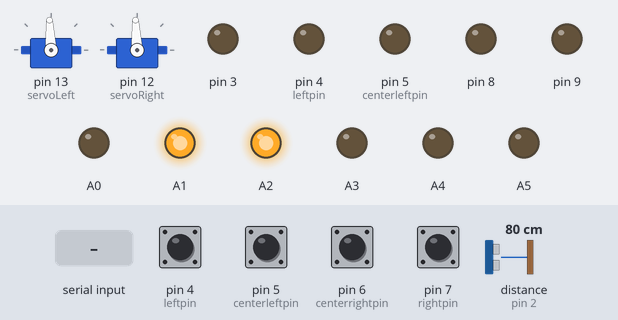
The sketch below on a simulated Arduino Uno, built with avr-gcc and run on an emulated ATmega328P. On the bench: 2 × servo, output pins drawn as LEDs (lit = HIGH). Wiring (inferred from the names in the program): ultrasonic range finder: trigger pin 2; echo pin 2. The inputs (shaded band) are chosen by the test bench; at power-on: pin 4 (leftpin), pin 5 (centerleftpin), pin 6 (centerrightpin), pin 7 (rightpin) LOW, distance to the obstacle (sensor on pin 2) 80 cm. The echo pulse lasts 58.3 µs per cm.

Above: at 1.3 s.
1.4 s: "6" received over the second serial link
At 1.55 s:
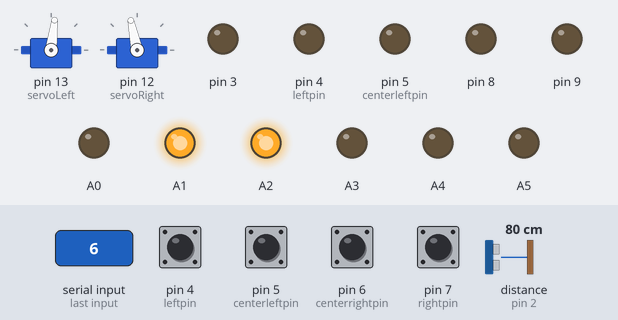
4.4 s: pin 4 (leftpin) pulled HIGH for 0.15 s
At 6.5 s:
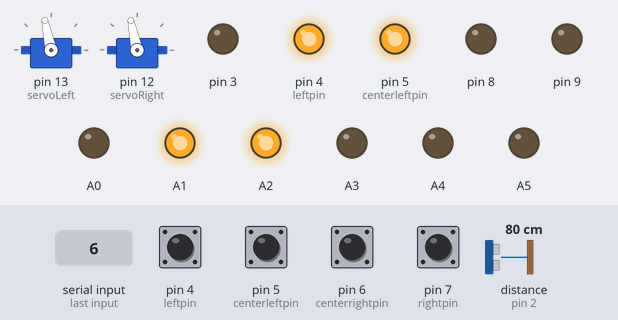
7.5 s: pin 5 (centerleftpin) pulled HIGH for 0.15 s
9.3 s: pin 6 (centerrightpin) pulled HIGH for 1 s
Timing chart, 0 to 13.1 s (numbered marks = the images above; inputs shaded):
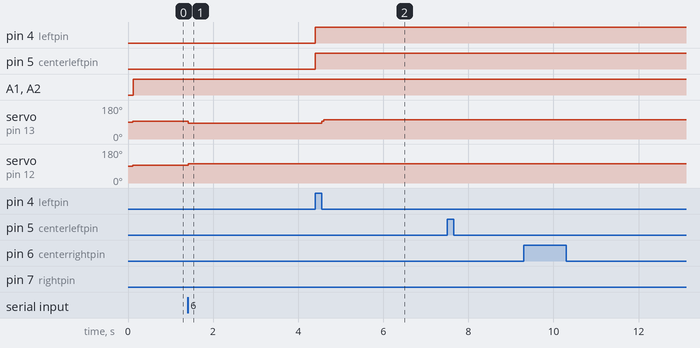

Measured:
- after the input at 1.4 s, pin 5 (centerleftpin): LOW → HIGH after 3.0 s; servo on pin 13 (servoLeft): 93° → 83° at once; servo on pin 12 (servoRight): 93° → 102° at once
- after the input at 4.4 s, pin 4 (leftpin): LOW → HIGH after 0.00 s instead of 1.3 s; servo on pin 13 (servoLeft): 83° → 102° after 0.15 s

The sketch:

arduino.ino
```cpp
#include <Servo.h>
#include <math.h>
#include <SoftwareSerial.h>
#define Rx 10 // DOUT to pin 10
#define Tx 11 // DIN to pin 11
SoftwareSerial Xbee (Rx, Tx); //setting up Xbee
const int pingPin = 2; //pin for ultrasonic sensor
boolean on=false; //determines if ultrasonic sensor is on
// Define the left and right servos
Servo servoLeft;
Servo servoRight;
const int threshold = 27; // used for defining black v white
//pins designating the QTI sensors
int leftpin = 4;
int centerleftpin = 5;
int centerrightpin = 6;
int rightpin = 7;
int oL = 4;
int iL = 5;
int iR = 6;
int oR = 7;
boolean on_first = false; //true if on the first block
boolean past_first = false; //true if past the first block
//time first seen, time second seen, time it takes to travel down the line
unsigned long time_tot=0;
unsigned long time_first=0;
unsigned long time_second=0;
boolean stop1 = false; //triggers loop to stop and display number
double spaces; //spaces seen between blocks
int number; //integer form of spaces between blocks
int tic; //number of tic marks needed to pass
int otherpeople = -1; //increments as receives signals from others to determine when to start moving
boolean startmove=false; //enters loop to move through white space
boolean firstmove = true; //triggers if statement that records time right when bot starts moving
unsigned long wait_for_people = 0; //time recorded when bot starts moving
boolean ticmove=false; //enters loop to start moving to tick marks
unsigned long firsttimecount=0; //when pass a legitimate tick mark, record time
unsigned long sectimecount=0; //when see all black, record to see if actually a tick mark
int count=0; //counts number of tic marks past
boolean trapatend=false; //literally trap at end


void setup()
{
  Xbee.begin(9600);
  servoLeft.attach(13);  // Attach (programmatically connect) servos to pins on Arduino
  servoRight.attach(12);
  on=true; //turning ultrasonic sensor on
  //initializing seven segment display pins
  pinMode(A0, OUTPUT);
  pinMode(A1, OUTPUT);
  pinMode(A2, OUTPUT);
  pinMode(A3, OUTPUT);
  pinMode(A4, OUTPUT);
  pinMode(A5, OUTPUT);
  pinMode(3, OUTPUT);
   pinMode(9, OUTPUT);
   pinMode(8, OUTPUT);
   delay(100); //bot pauses for 5 seconds before moving
}

void loop()
{
  //loop to display number and receive signals to decide when to move
  while (stop1){
    if(time_tot==0){ //calculate and display spaces
      time_tot=millis();
      spaces = calcSpaces((time_tot-100), time_first, time_second);
      if(spaces<1.5){
        digitalWrite(A1,HIGH);
        digitalWrite(A2,HIGH);
        number=1;
        tic=5;}
      if(spaces>=1.5&&spaces<2.5){
        digitalWrite(A0,HIGH);
        digitalWrite(A1,HIGH);
        digitalWrite(A3,HIGH);
        digitalWrite(A4,HIGH);
        digitalWrite(3,HIGH);
        number=2;
        tic=4;
        }
      if(spaces>=2.5&&spaces<3.5){
        digitalWrite(A0,HIGH);
        digitalWrite(A1,HIGH);
        digitalWrite(A2,HIGH);
        digitalWrite(A3,HIGH);
        digitalWrite(3,HIGH);
        number=3;
        tic=3;}
      if(spaces>=3.5){
        digitalWrite(A1,HIGH);
        digitalWrite(A2,HIGH);
        digitalWrite(A5,HIGH);
        digitalWrite(3,HIGH);
        number=4;
        tic=2;
        }
    }
     if(Xbee.available()) { // Is data available from XBee?
      char incoming = Xbee.read(); // Read character
      if (incoming=='6'){
        otherpeople++;
        if (otherpeople==(number-1)){
          stop1=false;
          startmove=true;
        }
      }
    }
  }

  //loop to move through white space to black line
  while(startmove){
    if (firstmove){
      wait_for_people = millis(); //time recorded when bot starts to move
      firstmove=false;
    }
     unsigned long see_all_white = millis(); //record time when see all white
    //if see all white, move forward
    if (RCtime(centerleftpin) < threshold && RCtime(leftpin) < threshold && RCtime(centerrightpin)< threshold && RCtime(rightpin)<threshold) {
    servoLeft.writeMicroseconds(1400);
    servoRight.writeMicroseconds(1600);
    }
    else if (see_all_white>300){ //start turning when doesn't see all white
      servoLeft.writeMicroseconds(1500);
      servoRight.writeMicroseconds(1600);
      delay(10);
      if(!(RCtime(centerleftpin) > threshold && RCtime(leftpin) > threshold && RCtime(centerrightpin)> threshold && RCtime(rightpin)>threshold)){
      startmove=false;
      ticmove=true;
      Xbee.print('6'); // communicate number
      digitalWrite(8, LOW);
      }
    }
    else{ //if doesn't see all white but nowhere near black line, keep going straight
         servoLeft.writeMicroseconds(1400);
         servoRight.writeMicroseconds(1600);
    }
  }

  //loop to follow line and stop at tic mark
  while(ticmove){
    //right and center right black
  if (RCtime(centerleftpin) < threshold && RCtime(leftpin) < threshold && RCtime(centerrightpin)> threshold && RCtime(rightpin)>threshold) {
     servoLeft.writeMicroseconds(1600);
     servoRight.writeMicroseconds(1600);
     delay(10);
  }
  //right black
  else if (RCtime(centerleftpin) < threshold && RCtime(leftpin) < threshold && RCtime(centerrightpin)< threshold && RCtime(rightpin)>threshold) {
  servoLeft.writeMicroseconds(1600);
  servoRight.writeMicroseconds(1600);
  delay(10);
  }
  //left black
  else if (RCtime(centerleftpin) < threshold && RCtime(leftpin) > threshold && RCtime(centerrightpin)< threshold && RCtime(rightpin)<threshold) {
  servoLeft.writeMicroseconds(1400);
  servoRight.writeMicroseconds(1400);
  delay(10);
  }
  //left and center left black
  else if (RCtime(centerleftpin) > threshold && RCtime(leftpin) > threshold && RCtime(centerrightpin)< threshold && RCtime(rightpin)<threshold) {
  servoLeft.writeMicroseconds(1400);
  servoRight.writeMicroseconds(1400);
  delay(10);
  }
  //center two black
  else if (RCtime(centerleftpin) > threshold && RCtime(leftpin) < threshold && RCtime(centerrightpin)> threshold && RCtime(rightpin)<threshold) {
  servoLeft.writeMicroseconds(1400);                      // Stop sending servo signals
  servoRight.writeMicroseconds(1600);
  delay(10);
  }
  //center left and right
  else if (RCtime(centerleftpin) > threshold && RCtime(leftpin) < threshold && RCtime(centerrightpin)< threshold && RCtime(rightpin)>threshold) {
  servoLeft.writeMicroseconds(1400);                      // Stop sending servo signals
  servoRight.writeMicroseconds(1600);
  delay(10);
  }
  //center left center right and right
  else if (RCtime(centerleftpin) > threshold && RCtime(leftpin) < threshold && RCtime(centerrightpin)> threshold && RCtime(rightpin)>threshold) {
  servoLeft.writeMicroseconds(1400);                      // Stop sending servo signals
  servoRight.writeMicroseconds(1600);
  delay(10);
  }
  //all black
  else if (RCtime(centerleftpin) > threshold && RCtime(leftpin) > threshold && RCtime(centerrightpin)> threshold && RCtime(rightpin)>threshold) {
  sectimecount=millis();
  if(((sectimecount-wait_for_people)>2000)&&((sectimecount-firsttimecount)>1000)){
    count++;
  firsttimecount=millis();
  }
    if (count == tic){
    servoLeft.detach();
    servoRight.detach();
    ticmove=false;
    trapatend=true;
    break; // will  break out of ticmove, get trapped in last loop
  }
  servoLeft.writeMicroseconds(1400);                      // Stop sending servo signals
  servoRight.writeMicroseconds(1600);
  delay(10);
  }
  //left center left center right
  else if (RCtime(centerleftpin) > threshold && RCtime(leftpin) > threshold && RCtime(centerrightpin)> threshold && RCtime(rightpin)<threshold) {
  servoLeft.writeMicroseconds(1400);                      // Stop sending servo signals
  servoRight.writeMicroseconds(1600);
  delay(10);
  }
  //left center
  else if (RCtime(centerleftpin) > threshold && RCtime(leftpin) < threshold && RCtime(centerrightpin)< threshold && RCtime(rightpin)<threshold) {
  servoLeft.writeMicroseconds(1400);                      // Stop sending servo signals
  servoRight.writeMicroseconds(1400);
  delay(10);
  }
  //right center
  else if (RCtime(centerleftpin) < threshold && RCtime(leftpin) < threshold && RCtime(centerrightpin)> threshold && RCtime(rightpin)<threshold) {
  servoLeft.writeMicroseconds(1600);                      // Stop sending servo signals
  servoRight.writeMicroseconds(1600);
  delay(10);
  }
  //none
  else if (RCtime(centerleftpin) < threshold && RCtime(leftpin) < threshold && RCtime(centerrightpin)< threshold && RCtime(rightpin)<threshold) {
  servoLeft.writeMicroseconds(1600);                      // Stop sending servo signals
  servoRight.writeMicroseconds(1600);
  delay(10);
  }
  }

  //loop to trap at very end
  while(trapatend){
  }

  //normal line following
  if(!isBlack(oL) && !isBlack(iL) && !isBlack(iR) && !isBlack(oR)){
    stayStill();
    stop1=true;
  }
  //if WBBW go Straight
  if(!isBlack(oL) && isBlack(iL) && isBlack(iR) && !isBlack(oR)){
    goStraight();
  }
  //If the inner sensors get misaligned, make slight corrections
  //BW, adjust left
  if(isBlack(iL) && !isBlack(iR)){
    turnLeftP1();
  }
  //WB, adjust right
  if(!isBlack(iL) && isBlack(iR)){
    turnRightP1();
  }
  if(isBlack(oL) && isBlack(iL) && isBlack(iR) && !isBlack(oR)){
    turnLeftM();
  }
  if(!isBlack(oL) && !isBlack(iL) && !isBlack(iR) && isBlack(oR)){
    turnRightM();
  }

  //ultrasonic sensor code
  if(on){
  long duration, inches, cm;
  pinMode(pingPin, OUTPUT);
  digitalWrite(pingPin, LOW);
  delayMicroseconds(2);
  digitalWrite(pingPin, HIGH);
  delayMicroseconds(5);
  digitalWrite(pingPin, LOW);
  pinMode(pingPin, INPUT);
  duration = pulseIn(pingPin, HIGH);
  inches = microsecondsToInches(duration);
  if(inches<9 && inches>7){
    if(time_first==0){
      unsigned long temp = millis();
      if (temp>1000){
        time_first = millis();
        on_first = true;
        Serial.println(time_first);
        digitalWrite(8, HIGH);
      }
    }
    unsigned long temp = millis();
    unsigned long diff = temp-time_first;
    if(time_second==0 && past_first==true && diff>1500){
      time_second=millis();
      Serial.println(time_second);
      digitalWrite(8, HIGH);
    }
  }
  else{
    if(on_first==true){
      on_first=false;
      past_first = true;
      digitalWrite(8, LOW);
    }
  }
}
}

//BELOW ARE METHODS USED IN MAIN LOOP
//get time from ultrasonic sensor
long RCtime(int sensPin){
   long result = 0;
   pinMode(sensPin, OUTPUT);    // make pin OUTPUT
   digitalWrite(sensPin, HIGH); // make pin HIGH to discharge capacitor - study the schematic
   delay(1);                    // wait a  ms to make sure cap is discharged
   pinMode(sensPin, INPUT);     // turn pin into an input and time till pin goes low
   digitalWrite(sensPin, LOW);  // turn pullups off - or it won't work
   while(digitalRead(sensPin)){ // wait for pin to go low
    result++;
   }
   return result;                 // report results
}

//convert time from ultrasonic sensor to inches
long microsecondsToInches(long microseconds) {
  return microseconds / 74 / 2;
}

//calculate spaces between two blocks
double calcSpaces(unsigned long tottime, unsigned long firsttime, unsigned long sectime){
  double tot = (double)tottime;
  double first = (double)firsttime;
  double sec = (double) sectime;
  double x= (sec-first)*5.5/tot;
  return x;
}

//line following methods
boolean isBlack(int pin){
   long RCtime_1 = RCtime(pin);
   if(RCtime_1>threshold){
   Serial.println(RCtime_1);
   return true;
   }
   return false;
}
void turnLeftP1() {
  servoRight.writeMicroseconds(1560);
  servoLeft.writeMicroseconds(1350);
}
void turnRightP1() {
 servoRight.writeMicroseconds(1650);
 servoLeft.writeMicroseconds(1420);
}
void goStraight(){
 servoRight.writeMicroseconds(1700);
 servoLeft.writeMicroseconds(1300);
}
void stayStill(){
  servoRight.writeMicroseconds(1500);
  servoLeft.writeMicroseconds(1500);
}
void turnLeftM() {
  servoRight.writeMicroseconds(1560);
  servoLeft.writeMicroseconds(1400);
  delay(50);
}
void turnRightM() {
 servoRight.writeMicroseconds(1600);
 servoLeft.writeMicroseconds(1440);
 delay(50);
}
```
